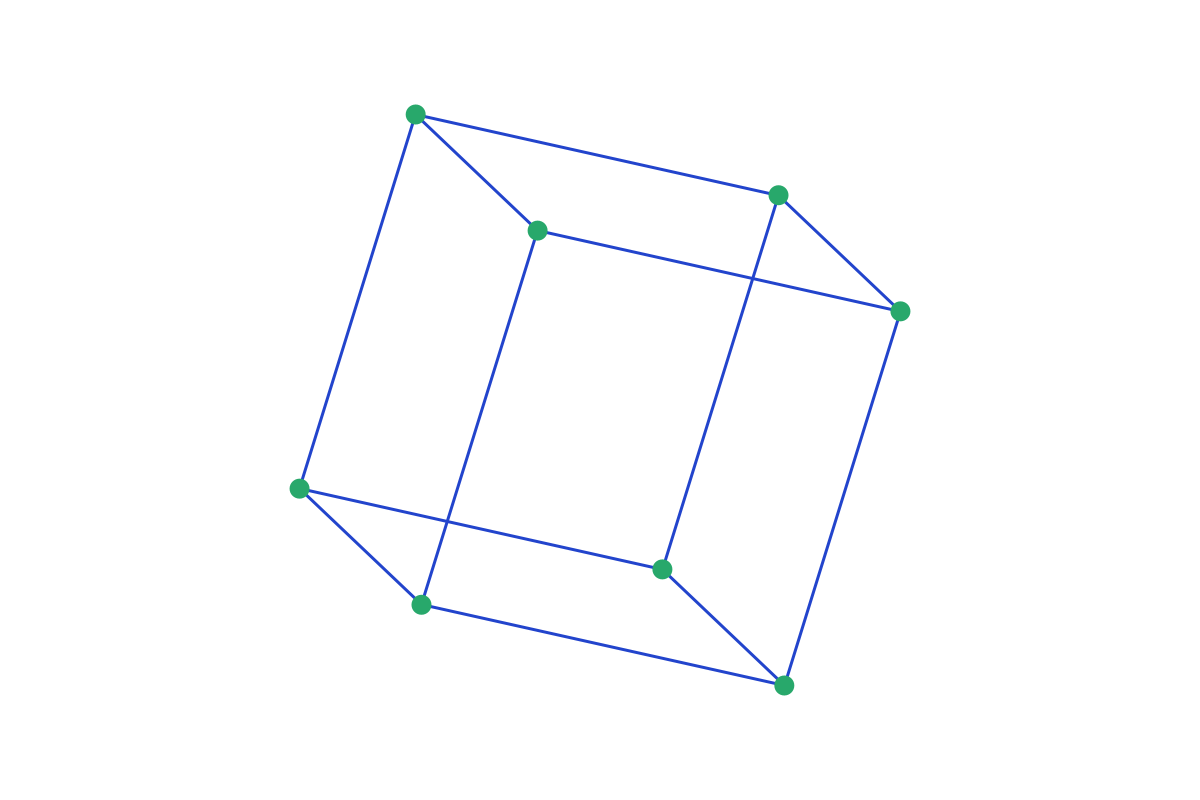
Frame 1 (no input)
Frame 60 (the mouse pressed at the canvas centre just before this capture): identical to frame 1, image omitted
Frame 120 (the mouse held since frame 60 and released just before this capture): identical to frame 1, image omitted

The Processing sketch that drew this single still picture (run headless with seeded random() and noise(); from frame 60 on, the mouse is pressed at the canvas centre):

// Processing sketch: sketch_3D_Cube
// ── sketch_3D_Cube.pde
color backgroundColor = color(255);
color nodeColor = color(40, 168, 107);
color edgeColor = color(34, 68, 204);
int nodeSize = 20;
int side = 200;
                 
void setup()
{
  size(1200, 800);
 rotateZ3D(60);
rotateY3D(60);
rotateX3D(60);
}

void draw()
{
  background(backgroundColor);
  pushMatrix();
  translate(600, 400);
  stroke(edgeColor);
  strokeWeight(3);
 
      for(int e = 0; e<edges.length; e++)
      {
         int n0 = edges[e][0];
         int n1 = edges[e][1];
         float[] node0 = nodes[n0];
         float[] node1 = nodes[n1];
         line(node0[0], node0[1], node1[0], node1[1]);
      }
      
      //Drawing nodes
      fill(nodeColor);
      noStroke();
      for(int n = 0; n<nodes.length; n++)
      {
        ellipse(nodes[n][0], nodes[n][1], nodeSize, nodeSize);
      }
  popMatrix();
  
}

// ── Edges.pde
              //Edge definition
   int edge0[] = {0, 1};
   int edge1[] = {1, 3};
   int edge2[] = {3, 2};
   int edge3[] = {2, 0};
   int edge4[] = {4, 5};
   int edge5[] = {5, 7};
   int edge6[] = {7, 6};
   int edge7[] = {6, 4};
   int edge8[] = {0, 4};
   int edge9[] = {1, 5};
   int edge10[] = {2, 6};
   int edge11[] = {3, 7};
   
   int[] edges[] = {edge0, edge1, edge2,
                    edge3, edge4, edge5,
                    edge6, edge7, edge8,
                    edge9, edge10, edge11};

// ── MouseDragging.pde
void mouseDragged()
{
  
    rotateY3D((mouseX - pmouseX)*0.01*(-1));
    rotateX3D((mouseY - pmouseY)*0.01);
}

// ── Nodes.pde
float node0[] = {-side, -side, -side};
float node1[] = {-side, -side, side};
float node2[] = {-side, side, -side};
float node3[] = {-side, side, side};
float node4[] = {side, -side, -side};
float node5[] = {side, -side, side};
float node6[] = {side, side, -side};
float node7[] = {side, side, side};

float[] nodes[] = {node0, node1, node2, node3, node4,
                node5, node6, node7 };

// ── rotateX3D.pde
void rotateX3D(float theta)
{
  float sinTheta = sin(theta);
  float cosTheta = cos(theta);
  for(int n = 0; n<nodes.length; n++)
  {
    float y = nodes[n][1];
    float z = nodes[n][2];
    nodes[n][1] = y * cosTheta - z * sinTheta;
    nodes[n][2] = z * cosTheta + y * sinTheta;
  }
}

// ── rotateY3D.pde
void rotateY3D(float theta)
{
  float sinTheta = sin(theta);
  float cosTheta = cos(theta);
  for(int n = 0; n<nodes.length; n++)
  {
    float x = nodes[n][0];
    float z = nodes[n][2];
    nodes[n][0] = x * cosTheta + z * sinTheta;
    nodes[n][2] = z * cosTheta - x * sinTheta;
  }
}

// ── rotateZ3D.pde
void rotateZ3D(float theta)
{
  float sinTheta = sin(theta);
  float cosTheta = cos(theta);
  for(int n = 0; n<nodes.length; n++)
  {
    float[] node = nodes[n];
    float x = node[0];
    float y = node[1];
    nodes[n][0] = x * cosTheta - y * sinTheta;
    nodes[n][1] = y * cosTheta + x * sinTheta;
  }
}
